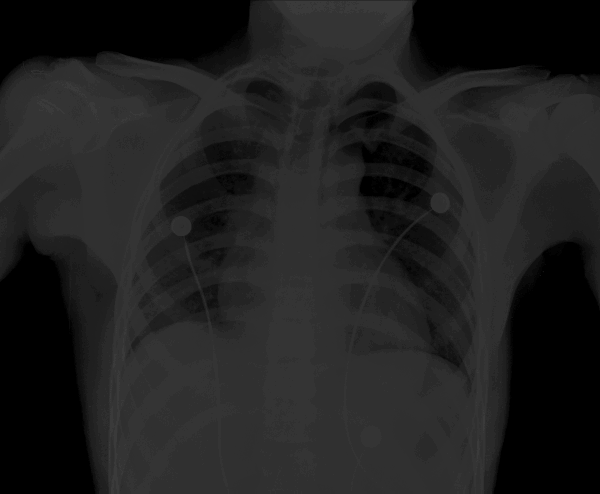
%> input picture chap02/chest-xray.tif, 600 x 494 px
$ octave DIPM_2_2.m   (GNU Octave 9; MATLAB toolbox functions it lacks are replaced by stand-ins)
%> lines starting %> are read from the running program, lines starting %| are printed output that depends on the picture
%DIPM 2.2, 2.3

close all;
clear;

f = imread("chest-xray.tif");
%> f is the input picture: size 494x600 uint8; min 0, max 58, mean 31.7

size(f);

[M, N, K] = size(f);
%> M = 494; N = 600; K = 1

whos f;

figure, imshow(f);
f_min = min(f, [], "all");
%> f_min = 0
f_max = max(f, [], "all");
%> f_max = 58
fprintf("min = %d, max = %d\n", f_min, f_max);
%| min = 0, max = 58
figure, imshow(f, []);          % strech the gray value to 0~255
figure, imshow(f, [40, 58]);    % show only pixels which gray scale is between 40~58
%> after `imshow(f, [40, 58])`:
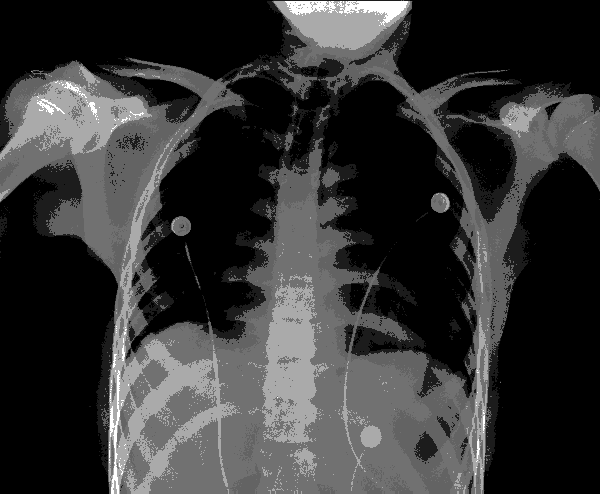
%> displayed picture: size 494x600, on the screen's scale of 0 to 255; min 0, max 255, mean 53.8
